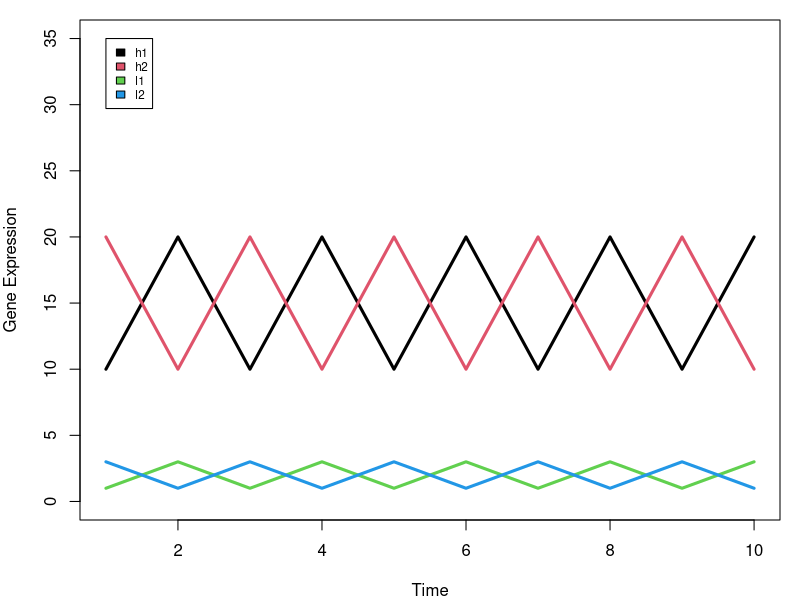
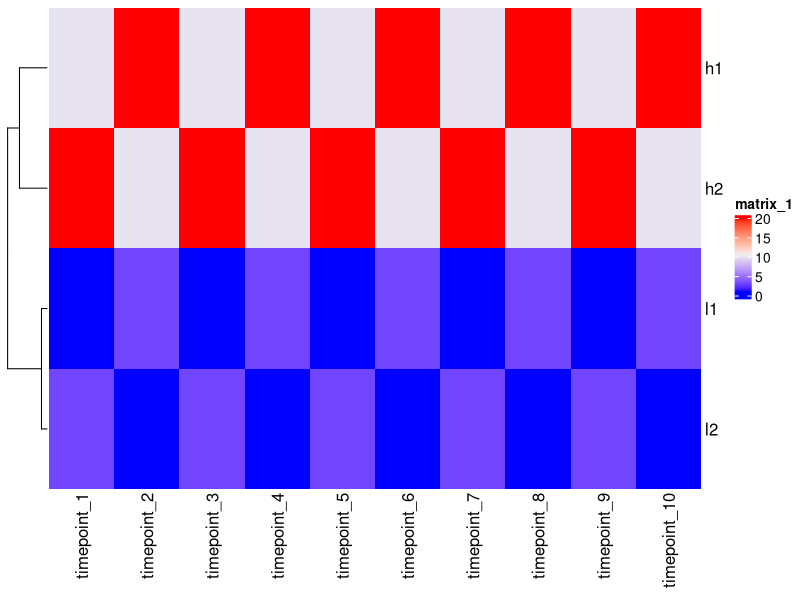
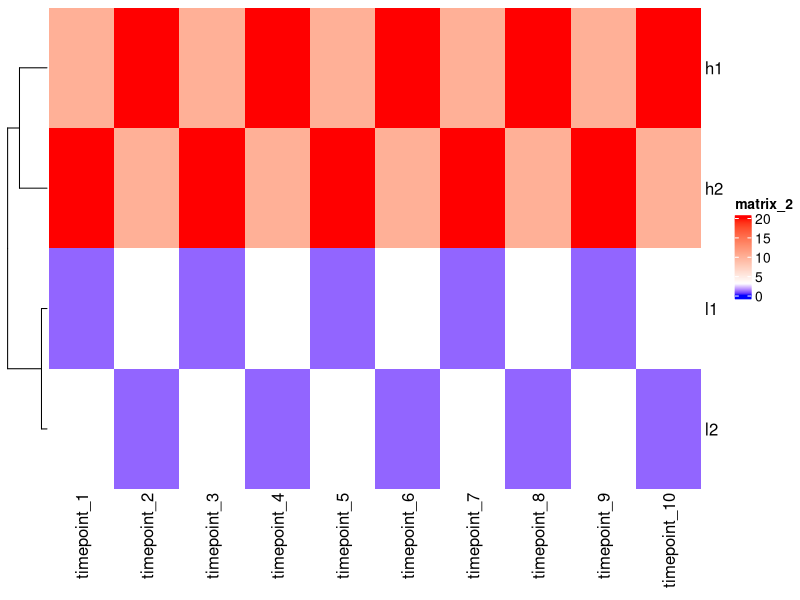
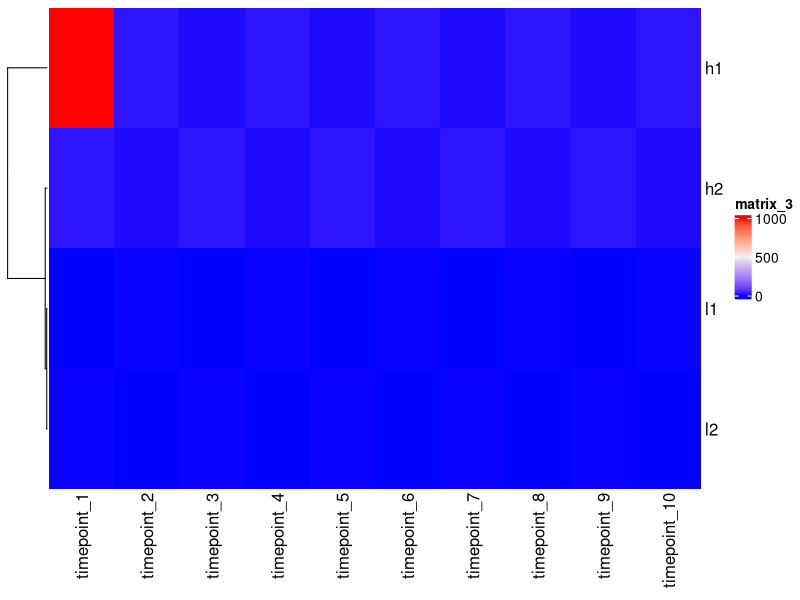
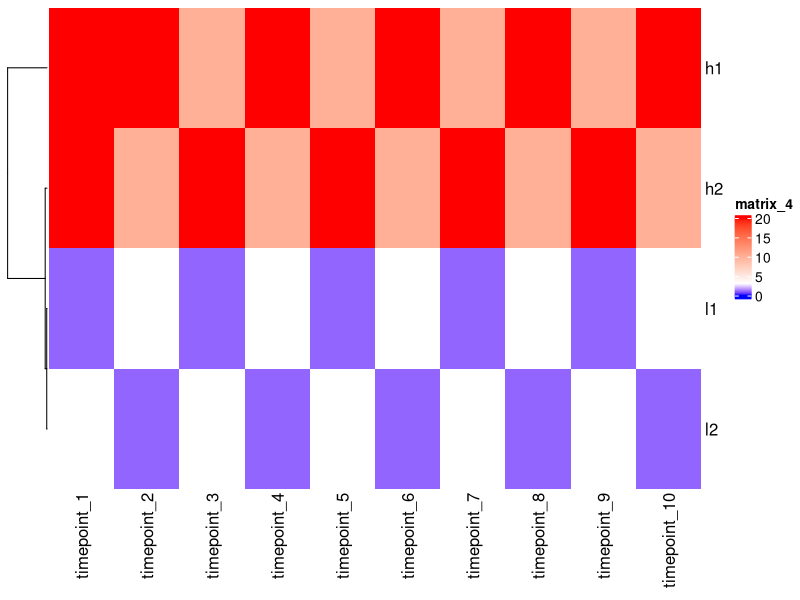
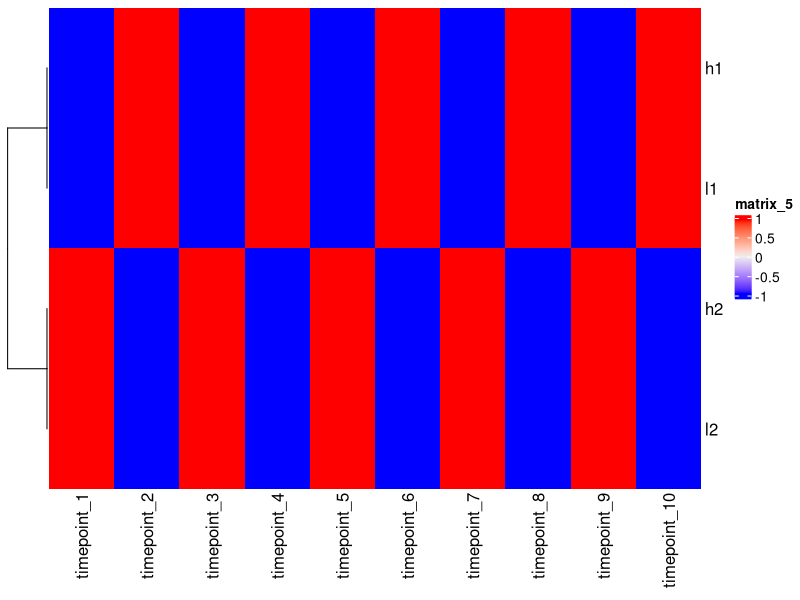
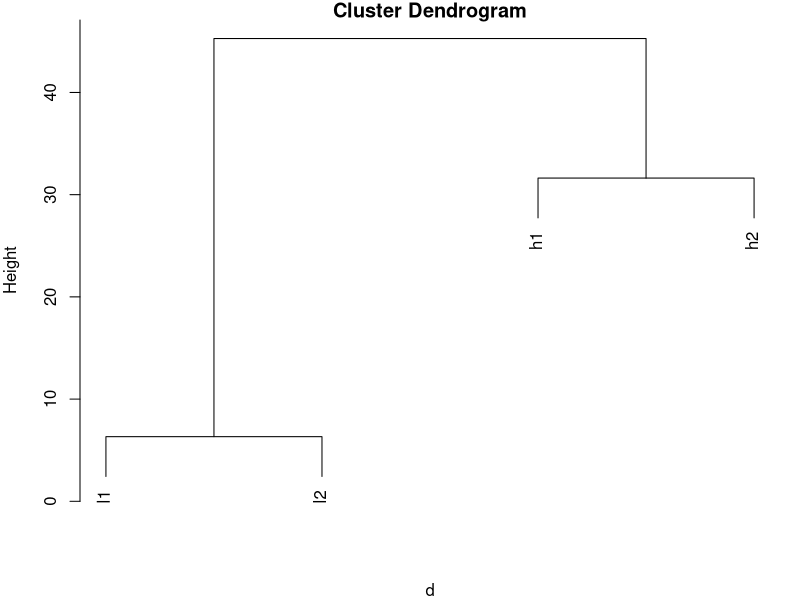
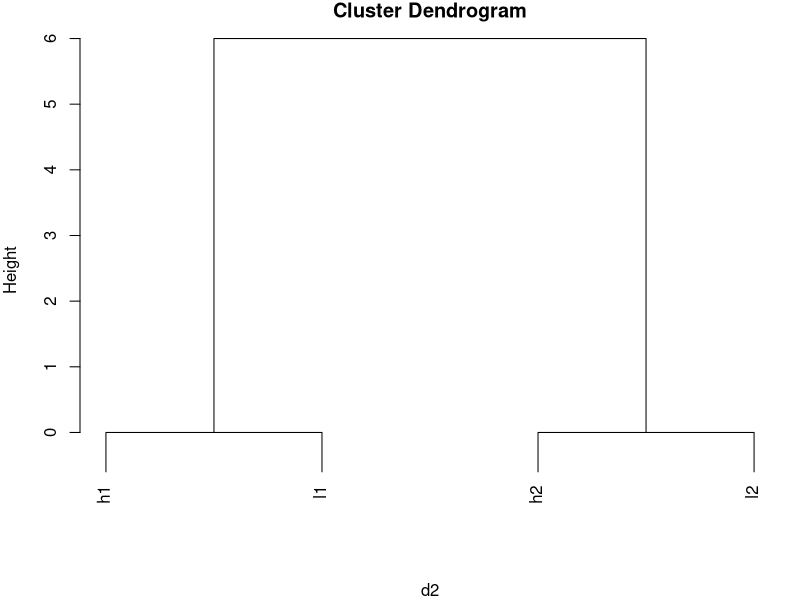

Write R code to recreate these figures, in order.
## ---- chunk 1
library(ComplexHeatmap)
## ---- chunk 2
h1 <- c(10,20,10,20,10,20,10,20,10,20)
h2 <- c(20,10,20,10,20,10,20,10,20,10)

l1 <- c(1,3,1,3,1,3,1,3,1,3)
l2 <- c(3,1,3,1,3,1,3,1,3,1)

mat <- rbind(h1,h2,l1,l2)
colnames(mat) <- paste0("timepoint_", 1:10)
mat
## ---- chunk 3
par(mfrow = c(1,1), mar = c(4,4,1,1))
plot(1:10, rep(0,10), ylim = c(0,35), pch = "", xlab = "Time", ylab = "Gene Expression")

for (i in 1:nrow(mat)) {
  lines(1:10, mat[i,], lwd = 3, col = i)
}

legend(1,35,rownames(mat), 1:4, cex = 0.7)
## ---- chunk 4
Heatmap(mat, cluster_columns = F)

quantile(mat, c(0, 0.1, 0.5, 0.9))
## ---- chunk 5
col_fun <- circlize::colorRamp2(c(0, 3, 20), c("blue", "white", "red"))

Heatmap(mat, cluster_columns = F, col = col_fun)
## ---- chunk 6
mat2 <- mat
mat2[1,1] <- 1000

Heatmap(mat2, cluster_columns = F)
Heatmap(mat2, cluster_columns = F, col = col_fun)
## ---- chunk 7
scaled_mat <- t(scale(t(mat)))

scaled_mat

Heatmap(scaled_mat, cluster_columns = F)

## ---- chunk 8
?dist

d <- dist(mat)
d
## ---- chunk 9
?hclust

hclust(d)

plot(hclust(d))
## ---- chunk 10
d2 <- dist(scaled_mat)

plot(hclust(d2))
## ---- chunk 11
?Heatmap
